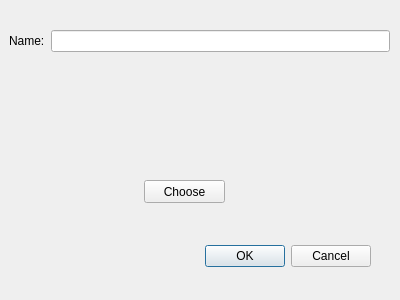
<?xml version="1.0" encoding="UTF-8"?>
<ui version="4.0">
 <class>AddUserDialog</class>
 <widget class="QDialog" name="AddUserDialog">
  <property name="geometry">
   <rect>
    <x>0</x>
    <y>0</y>
    <width>400</width>
    <height>300</height>
   </rect>
  </property>
  <property name="windowTitle">
   <string>Dialog</string>
  </property>
  <widget class="QDialogButtonBox" name="buttonBox">
   <property name="geometry">
    <rect>
     <x>30</x>
     <y>240</y>
     <width>341</width>
     <height>32</height>
    </rect>
   </property>
   <property name="orientation">
    <enum>Qt::Horizontal</enum>
   </property>
   <property name="standardButtons">
    <set>QDialogButtonBox::Cancel|QDialogButtonBox::Ok</set>
   </property>
  </widget>
  <widget class="QWidget" name="formLayoutWidget">
   <property name="geometry">
    <rect>
     <x>9</x>
     <y>30</y>
     <width>381</width>
     <height>31</height>
    </rect>
   </property>
   <layout class="QFormLayout" name="formLayout">
    <item row="0" column="0">
     <widget class="QLabel" name="nameLabel">
      <property name="text">
       <string>Name:</string>
      </property>
     </widget>
    </item>
    <item row="0" column="1">
     <widget class="QLineEdit" name="nameLineEdit"/>
    </item>
   </layout>
  </widget>
  <widget class="QPushButton" name="btn_Choose">
   <property name="geometry">
    <rect>
     <x>144</x>
     <y>180</y>
     <width>81</width>
     <height>23</height>
    </rect>
   </property>
   <property name="text">
    <string>Choose</string>
   </property>
  </widget>
  <widget class="QLabel" name="label">
   <property name="geometry">
    <rect>
     <x>140</x>
     <y>80</y>
     <width>91</width>
     <height>97</height>
    </rect>
   </property>
   <property name="text">
    <string>&lt;img src=&quot;IMAGES/placeholder.png&quot; /&gt;</string>
   </property>
  </widget>
 </widget>
 <resources/>
 <connections>
  <connection>
   <sender>buttonBox</sender>
   <signal>accepted()</signal>
   <receiver>AddUserDialog</receiver>
   <slot>accept()</slot>
   <hints>
    <hint type="sourcelabel">
     <x>248</x>
     <y>254</y>
    </hint>
    <hint type="destinationlabel">
     <x>157</x>
     <y>274</y>
    </hint>
   </hints>
  </connection>
  <connection>
   <sender>buttonBox</sender>
   <signal>rejected()</signal>
   <receiver>AddUserDialog</receiver>
   <slot>reject()</slot>
   <hints>
    <hint type="sourcelabel">
     <x>316</x>
     <y>260</y>
    </hint>
    <hint type="destinationlabel">
     <x>286</x>
     <y>274</y>
    </hint>
   </hints>
  </connection>
 </connections>
</ui>
